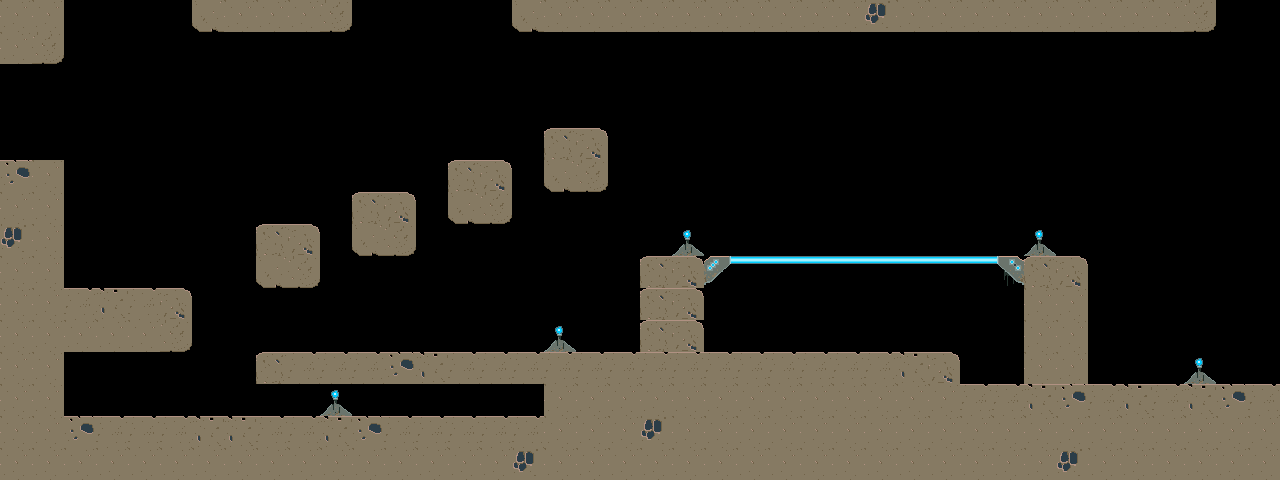

This game map was drawn from its Tiled (.tmx) file and the tilesets committed beside it. A one-line description and the trimmed map source follow:
An orthogonal 40x15 tile map with 32x32 px tiles, 3 tile layers (background, foreground, bridge) and 19 objects (11x platform, 4x CoinEntity, mainPlayer, EnemyEntity).

<map version="1.0" tiledversion="1.1.0" orientation="orthogonal" renderorder="right-down" width="40" height="15" tilewidth="32" tileheight="32" infinite="0" nextobjectid="43">
 <tileset firstgid="1" source="Sprite_lvl.tsx" />
 <imagelayer name="parallax_layer1">
  <image source="../img/area01_bkg0.png" width="640" height="480" />
  <properties>
   <property name="ratio" type="float" value="0.25" />
  </properties>
 </imagelayer>
 <imagelayer name="parallax_layer2">
  <image source="../img/area01_bkg1.png" width="327" height="480" />
  <properties>
   <property name="ratio" type="float" value="0.35" />
  </properties>
 </imagelayer>
 <layer name="background" width="40" height="15">
  <data>[600 cells, 213 non-empty, 10 distinct tile ids]</data>
 </layer>
 <objectgroup color="#91d200" name="player">
  <object id="3" name="mainPlayer" x="128" y="224" width="32" height="64">
   <properties>
    <property name="anchorPoint" value="json:{&quot;x&quot;:0.5,&quot;y&quot;:0}" />
    <property name="framewidth" type="int" value="64" />
    <property name="image" value="gripe_run_right" />
   </properties>
  </object>
 </objectgroup>
 <objectgroup name="coins">
  <object id="33" name="CoinEntity" x="288" y="160" width="32" height="32">
   <properties>
    <property name="image" value="spinning_coin_gold" />
   </properties>
  </object>
  <object id="34" name="CoinEntity" x="384" y="128" width="32" height="32">
   <properties>
    <property name="image" value="spinning_coin_gold" />
   </properties>
  </object>
  <object id="35" name="CoinEntity" x="480" y="96" width="32" height="32">
   <properties>
    <property name="image" value="spinning_coin_gold" />
   </properties>
  </object>
  <object id="36" name="CoinEntity" x="576" y="64" width="32" height="32">
   <properties>
    <property name="image" value="spinning_coin_gold" />
   </properties>
  </object>
 </objectgroup>
 <objectgroup name="enemies">
  <object id="42" name="EnemyEntity" x="288" y="288" width="320" height="64">
   <properties>
    <property name="image" value="wheelie_right" />
   </properties>
  </object>
 </objectgroup>
 <layer name="foreground" width="40" height="15">
  <data>[600 cells, 2 non-empty, 1 distinct tile ids]</data>
 </layer>
 <layer name="bridge" width="40" height="15">
  <data>[600 cells, 10 non-empty, 3 distinct tile ids]</data>
 </layer>
 <objectgroup name="collision">
  <object id="24" x="0" y="160">
   <polyline points="0,0 64,0 64,256 544,256 544,192 960,192 960,224 1280,224 1280,320 0,320 0,0" />
  </object>
  <object id="25" type="platform" x="64" y="288">
   <properties>
    <property name="platform" type="bool" value="true" />
   </properties>
   <polyline points="0,0 128,0" />
  </object>
  <object id="26" type="platform" x="256" y="352">
   <properties>
    <property name="platform" type="bool" value="true" />
   </properties>
   <polyline points="0,0 288,0" />
  </object>
  <object id="27" type="platform" x="640" y="320">
   <properties>
    <property name="platform" type="bool" value="true" />
   </properties>
   <polyline points="0,0 64,0" />
  </object>
  <object id="28" type="platform" x="640" y="288">
   <properties>
    <property name="platform" type="bool" value="true" />
   </properties>
   <polyline points="0,0 64,0" />
  </object>
  <object id="29" type="platform" x="640" y="256">
   <properties>
    <property name="platform" type="bool" value="true" />
   </properties>
   <polyline points="0,0 64,0" />
  </object>
  <object id="30" type="platform" x="704" y="256">
   <properties>
    <property name="platform" type="bool" value="true" />
   </properties>
   <polyline points="0,0 320,0" />
  </object>
  <object id="31" type="platform" x="1024" y="256">
   <properties>
    <property name="platform" type="bool" value="true" />
   </properties>
   <polyline points="0,0 64,0" />
  </object>
  <object id="38" type="platform" x="256" y="224">
   <polyline points="0,0 64,0" />
  </object>
  <object id="39" type="platform" x="352" y="192">
   <polyline points="0,0 64,0" />
  </object>
  <object id="40" type="platform" x="448" y="160">
   <polyline points="0,0 64,0" />
  </object>
  <object id="41" type="platform" x="544" y="128">
   <polyline points="0,0 64,0" />
  </object>
  <object id="32" x="0" y="0">
   <polyline points="0,0 0,480 1280,480 1280,0 0,0" />
  </object>
 </objectgroup>
</map>